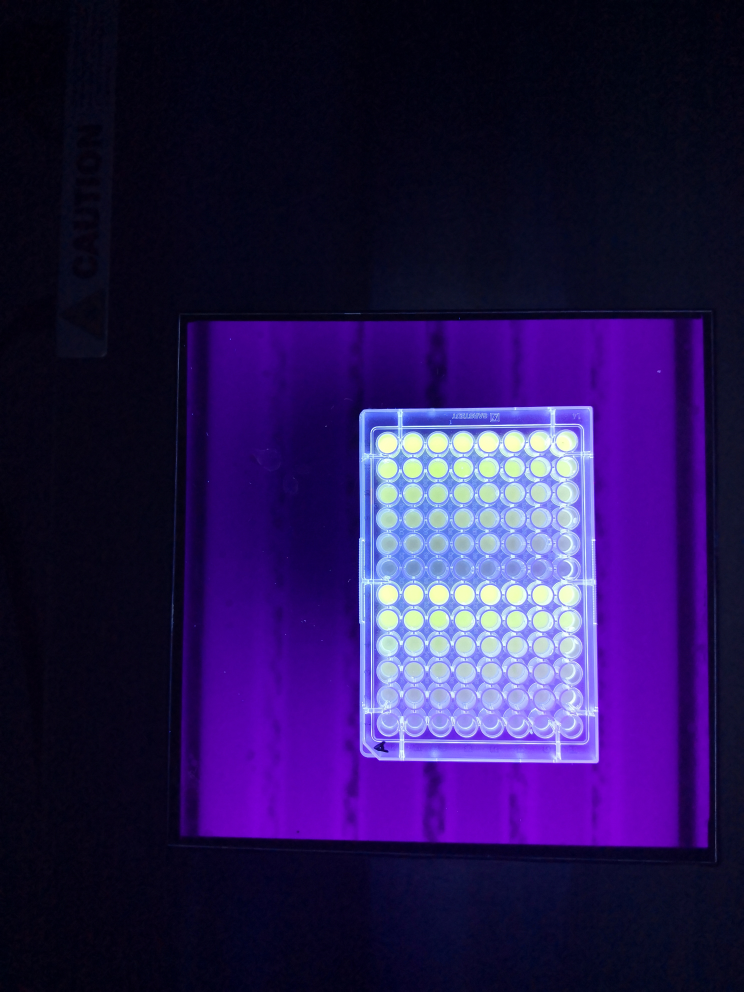
#> input picture data/raw/EXPERIMENTS/1a.jpg, 2976 x 3968 px (shown at 1/4 size); its folder holds only this picture in this run
$ python -i rotate_and_crop.py   (imports and definitions only)   (Python 2 division)
#> lines starting #> are read from the running program, lines starting #| are printed output that depends on the picture; after the words box and inside, x2 and y2 are one past the last pixel; in counts of white or black regions, pixels touching at a corner belong together
#> further down, picture is the input picture: shape (3968, 2976, 3); mean B, G, R 78.9, 23, 39.3
"""Script to automatically rotate, straighten and crop a set of JPG files in a folder."""

__author__ = "Martin Evans"
__version__ = "1.0.1"

import os
import math
import glob

import numpy as np
import cv2

THRESHOLD = 250

def sub_image(image, center, theta, width, height):
	"""Extract a rectangle from the source image.

	image - source image
	center - (x,y) tuple for the centre point.
	theta - angle of rectangle.
	width, height - rectangle dimensions.
	"""

	if 45 < theta <= 90:
		theta = theta - 90
		width, height = height, width

	theta *= math.pi / 180 # convert to rad
	v_x = (math.cos(theta), math.sin(theta))
	v_y = (-math.sin(theta), math.cos(theta))
	s_x = center[0] - v_x[0] * (width / 2) - v_y[0] * (height / 2)
	s_y = center[1] - v_x[1] * (width / 2) - v_y[1] * (height / 2)
	mapping = np.array([[v_x[0],v_y[0], s_x], [v_x[1],v_y[1], s_y]])

	return cv2.warpAffine(image, mapping, (width, height), flags=cv2.WARP_INVERSE_MAP, borderMode=cv2.BORDER_REPLICATE)


def auto_crop(image_source):
	"""Return a rotated and cropped version of the source image"""

	# First slightly crop edge - some images had a rogue 2 pixel black edge on one side
	init_crop = 10
	h, w = image_source.shape[:2]
#> h = 3968; w = 2976
	image_source = image_source[init_crop:init_crop+(h-init_crop*2), init_crop:init_crop+(w-init_crop*2)]
	# Add back a white border

	image_source = cv2.copyMakeBorder(image_source, 5,5,5,5, cv2.BORDER_CONSTANT, value=(255,255,255))
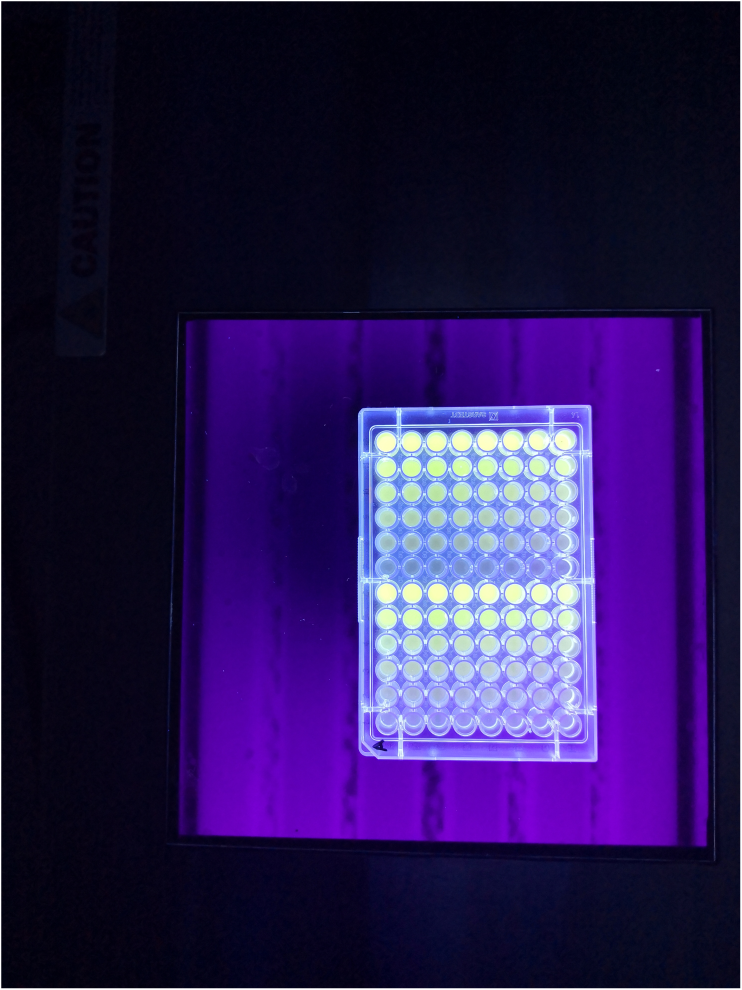
#> image_source: shape (3958, 2966, 3) (shown at 1/4 size); mean of channels 0, 1, 2 80.6, 24.6, 41; drawn as B, G, R

	image_gray = cv2.cvtColor(image_source, cv2.COLOR_BGR2GRAY)
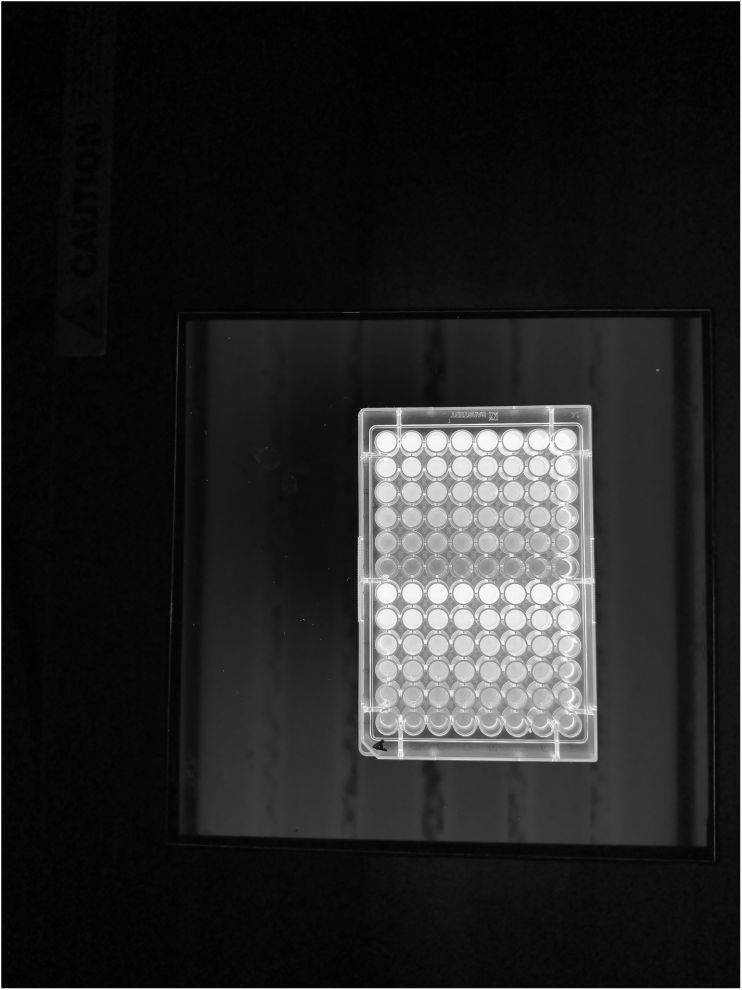
#> image_gray: shape (3958, 2966) (shown at 1/4 size); min 1, max 255, mean 35.8
	_, image_thresh = cv2.threshold(image_gray, THRESHOLD, 255, cv2.THRESH_BINARY)
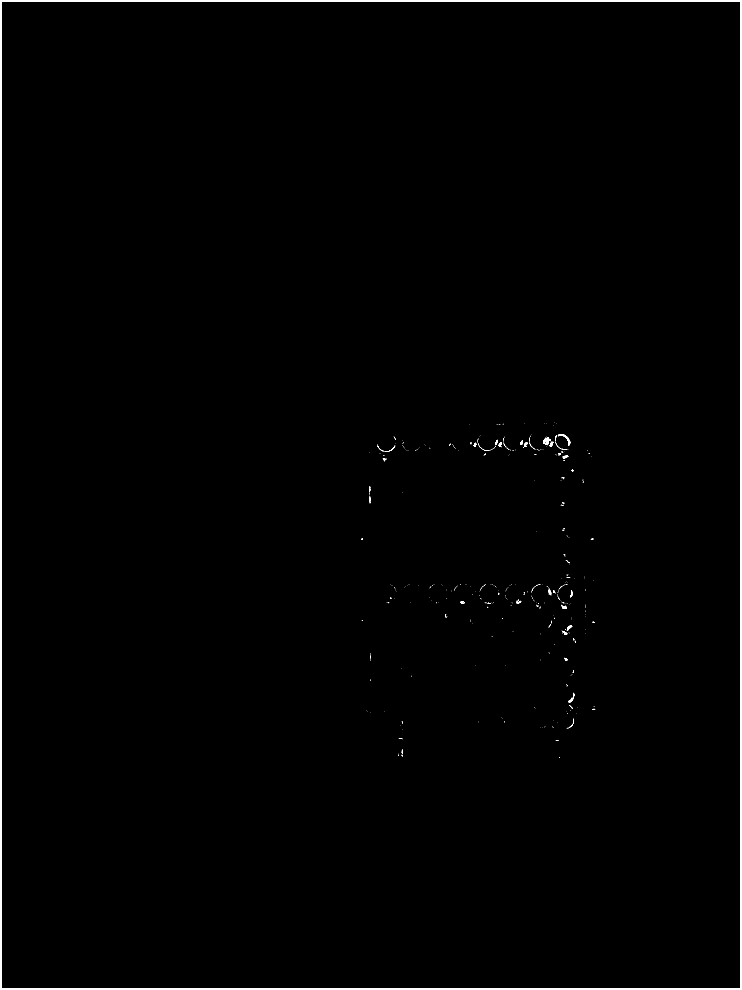
#> image_thresh: shape (3958, 2966) (shown at 1/4 size); 0.63% white; 575 white regions (531 under 20 px), largest, box (x1, y1, x2, y2) and area: (0, 0, 2966, 3958) 69140, (2173, 1748, 2196, 1779) 424, (2233, 1737, 2281, 1782) 420

	image_thresh2 = image_thresh.copy()
	image_thresh2 = cv2.Canny(image_thresh2, 100, 100, apertureSize=3)
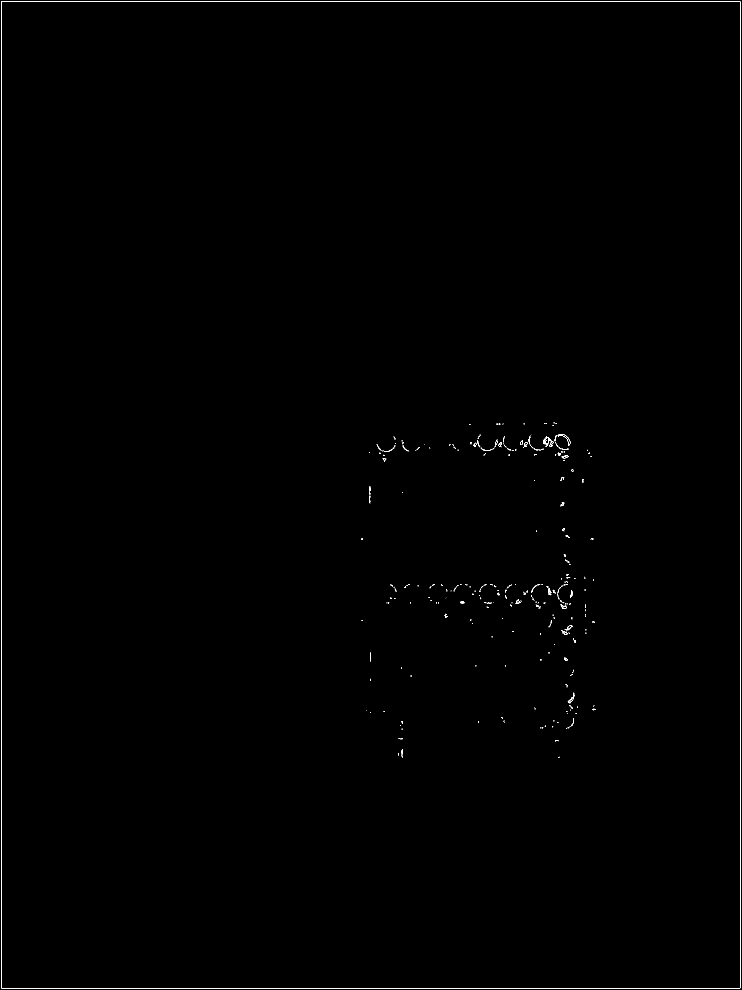
#> image_thresh2: shape (3958, 2966) (shown at 1/4 size); 0.16% white in thin lines or dots

	points = cv2.findNonZero(image_thresh2)
#> points = contour of 19204 points, box (x1, y1, x2, y2) (4, 4, 2961, 3953), area 3948
	centre, dimensions, theta = cv2.minAreaRect(points)
#> centre = (1482, 1978); dimensions = (3948, 2956); theta = -90
	rect = cv2.minAreaRect(points)
#> rect = ((1482, 1978), (3948, 2956), -90)

	width = int(dimensions[0])
#> width = 3948
	height = int(dimensions[1])
#> height = 2956

	box = cv2.boxPoints(rect)
#> box = [[2960, 3952], [4, 3952], [4, 4], [2960, 4]]
	box = np.int0(box)

	M = cv2.moments(box)
#> M = moments, m00 11670288, centre m10/m00, m01/m00 = (1482, 1978)
	cx = int(M['m10']/M['m00'])
#> cx = 1482
	cy = int(M['m01']/M['m00'])
#> cy = 1978

	image_patch = sub_image(image_source, (cx, cy), theta+90, height, width)
#> in sub_image, `s_x = center[0] - v_x[0] * (width / 2) - v_y[0] * (height / 2)`: s_x = 4
#> in sub_image, `mapping = np.array([[v_x[0],v_y[0], s_x], [v_x[1],v_y[1], s_y]])`: mapping = [[1, 0, 4], [0, 1, 4]]

	# add back a small white border
	image_patch = cv2.copyMakeBorder(image_patch, 1,1,1,1, cv2.BORDER_CONSTANT, value=(255,255,255))

	# Convert image to binary, edge is black. Do edge detection and convert edges to a list of points.
	# Then calculate a minimum set of points that can enclose the points.

	_, image_thresh = cv2.threshold(image_patch, THRESHOLD, 255, 1)
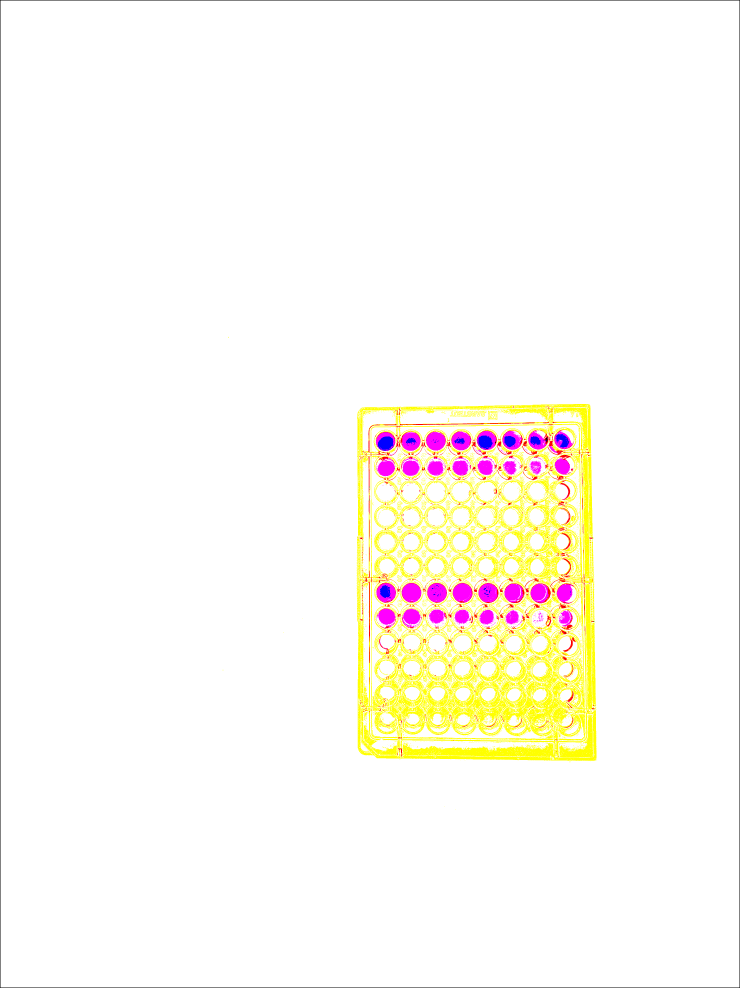
#> image_thresh: shape (3950, 2958, 3) (shown at 1/4 size); mean of channels 0, 1, 2 243.8, 251.4, 254.3; drawn as B, G, R
	image_thresh = cv2.Canny(image_thresh, 100, 100, 3)
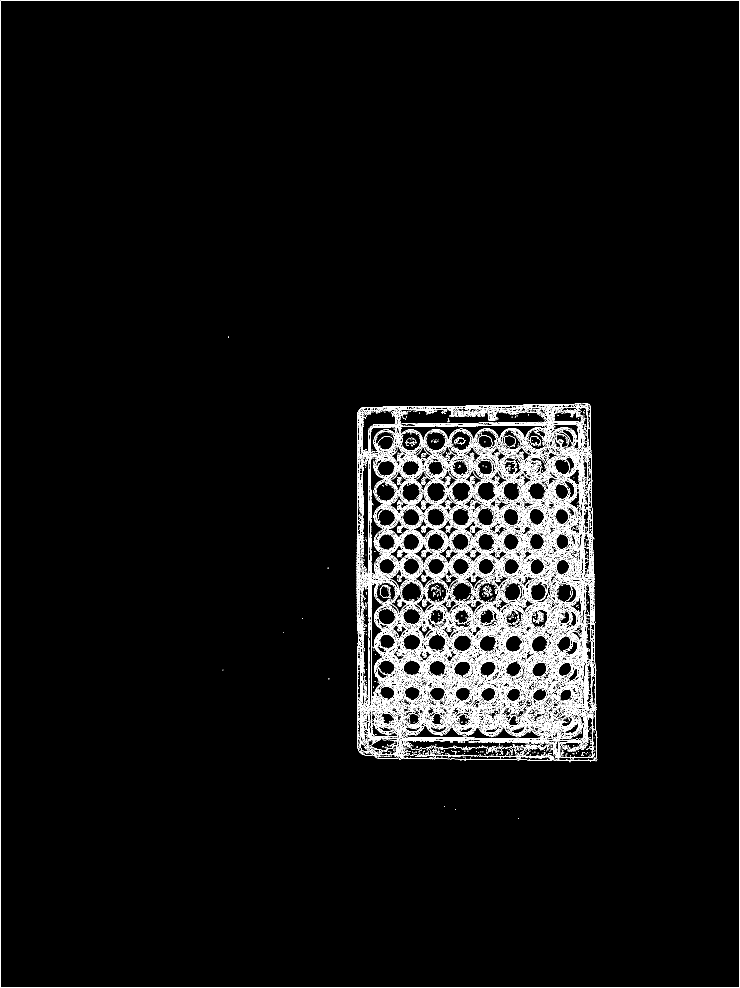
#> image_thresh: shape (3950, 2958) (shown at 1/4 size); 2.2% white in thin lines or dots
	points = cv2.findNonZero(image_thresh)
#> points = contour of 257435 points, box (x1, y1, x2, y2) (1, 1, 2957, 3949), area 3946
	hull = cv2.convexHull(points)
#> hull = [[2956, 3948], [2, 3948], [1, 3947], [1, 3], [3, 1], [2955, 1], [2956, 2]]

	# Find min epsilon resulting in exactly 4 points, typically between 7 and 21
	# This is the smallest set of 4 points to enclose the image.
	for epsilon in range(3, 50):
		hull_simple = cv2.approxPolyDP(hull, epsilon, 1)

		if len(hull_simple) == 4:
			break
#> this loop made 1 pass
#> hull_simple on pass 1: [[2956, 3948], [1, 3947], [3, 1], [2956, 2]]

	hull = hull_simple
#> hull = [[2956, 3948], [1, 3947], [3, 1], [2956, 2]]

	# Find closest fitting image size and warp/crop to fit, i.e. reduce scaling to a minimum.

	x,y,w,h = cv2.boundingRect(hull)
#> x = 1; y = 1; w = 2956; h = 3948
	target_corners = np.array([[0,0],[w,0],[w,h],[0,h]], np.float32)
#> target_corners = [[0, 0], [2956, 0], [2956, 3948], [0, 3948]]

	# Sort hull into tl,tr,br,bl order.
	# n.b. hull is already sorted in clockwise order, we just need to know where top left is.

	source_corners = hull.reshape(-1,2).astype('float32')
#> source_corners = [[2956, 3948], [1, 3947], [3, 1], [2956, 2]]
	min_dist = 100000
	index = 0

	for n in xrange(len(source_corners)):
		x,y = source_corners[n]
		dist = math.hypot(x,y)

		if dist < min_dist:
			index = n
			min_dist = dist
#> this loop made 4 passes
#> (x, y, dist, min_dist) on passes 1 to 3: (2956, 3948, 4932, 4932), (1, 3947, 3947, 3947), (3, 1, 3.16, 3.16)
#> (x, y, dist) on pass 4: (2956, 2, 2956)
#> after the loop, index = 2; min_dist = 3.16

	# Rotate the array so tl is first
	source_corners = np.roll(source_corners , -(2*index))
#> source_corners = [[3, 1], [2956, 2], [2956, 3948], [1, 3947]]

	try:
		transform = cv2.getPerspectiveTransform(source_corners, target_corners)
#> transform = [[1, 0.000507, -3], [-0.000339, 1, -1], [-1.16e-10, 1.72e-07, 1]]
		return cv2.warpPerspective(image_patch, transform, (w,h))

	except:
		print("Warp failure")
		return image_patch


# Search the source folder for scanned JPG files, auto crop and save each to the target folder

source_folder = r'f:\source'
target_folder = r'f:\target'

# [9 lines not run here, left out]

>>> import cv2
>>> picture = cv2.imread('../../../data/raw/EXPERIMENTS/1a.jpg')
>>> result = auto_crop(picture)

$ run again, on data/raw/EXPERIMENTS/a2_a.jpg
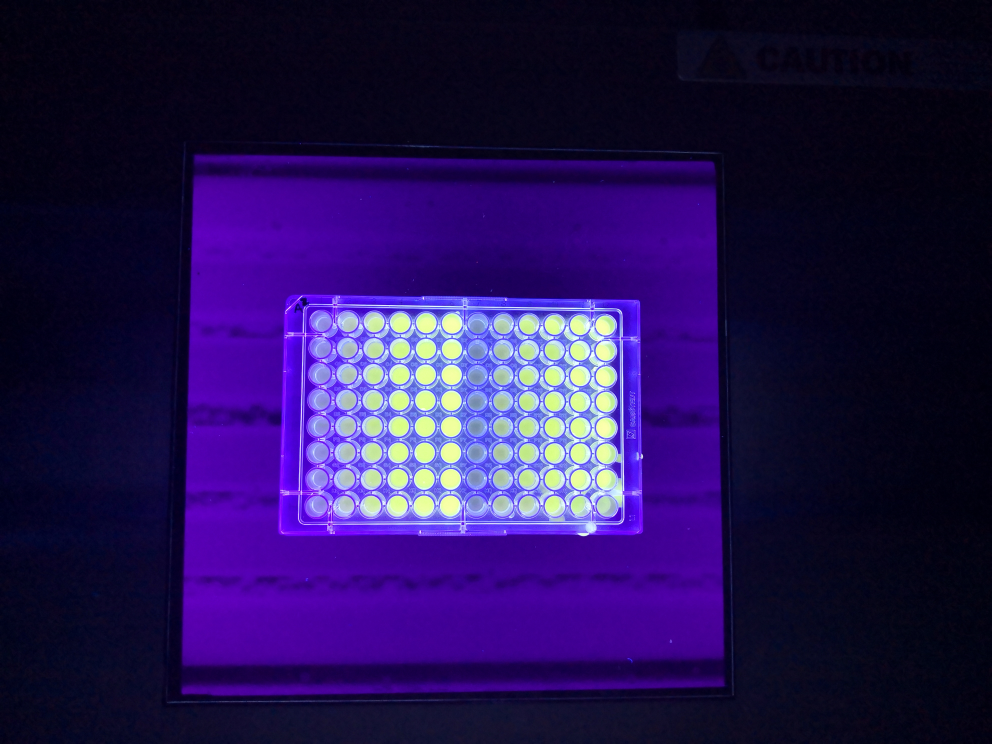
#> input picture data/raw/EXPERIMENTS/a2_a.jpg, 3968 x 2976 px (shown at 1/4 size)
#> picture is the input picture: shape (2976, 3968, 3); mean B, G, R 81.2, 18.8, 37.1
#> in auto_crop, `image_thresh2 = cv2.Canny(image_thresh2, 100, 100, apertureSize=3)`:
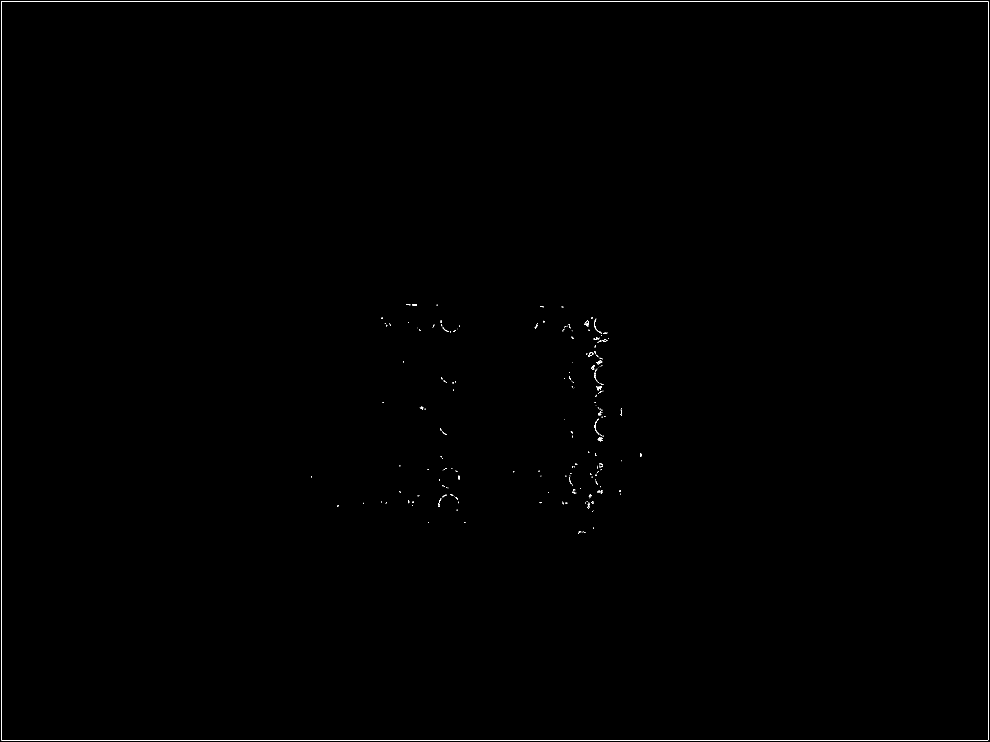
#> image_thresh2: shape (2966, 3958) (shown at 1/4 size); 0.15% white in thin lines or dots
#> in auto_crop, `points = cv2.findNonZero(image_thresh2)`: points = contour of 17074 points, box (x1, y1, x2, y2) (4, 4, 3953, 2961), area 2956
#> centre = (1978, 1482); dimensions = (2956, 3948); theta = -90
#> rect = ((1978, 1482), (2956, 3948), -90)
#> width = 2956
#> height = 3948
#> box = [[3952, 2960], [4, 2960], [4, 4], [3952, 4]]
#> M = moments, m00 11670288, centre m10/m00, m01/m00 = (1978, 1482)
#> cx = 1978
#> cy = 1482
#> s_x = 4
#> mapping = [[1, 0, 4], [0, 1, 4]]
#> in auto_crop, `image_thresh = cv2.Canny(image_thresh, 100, 100, 3)`:
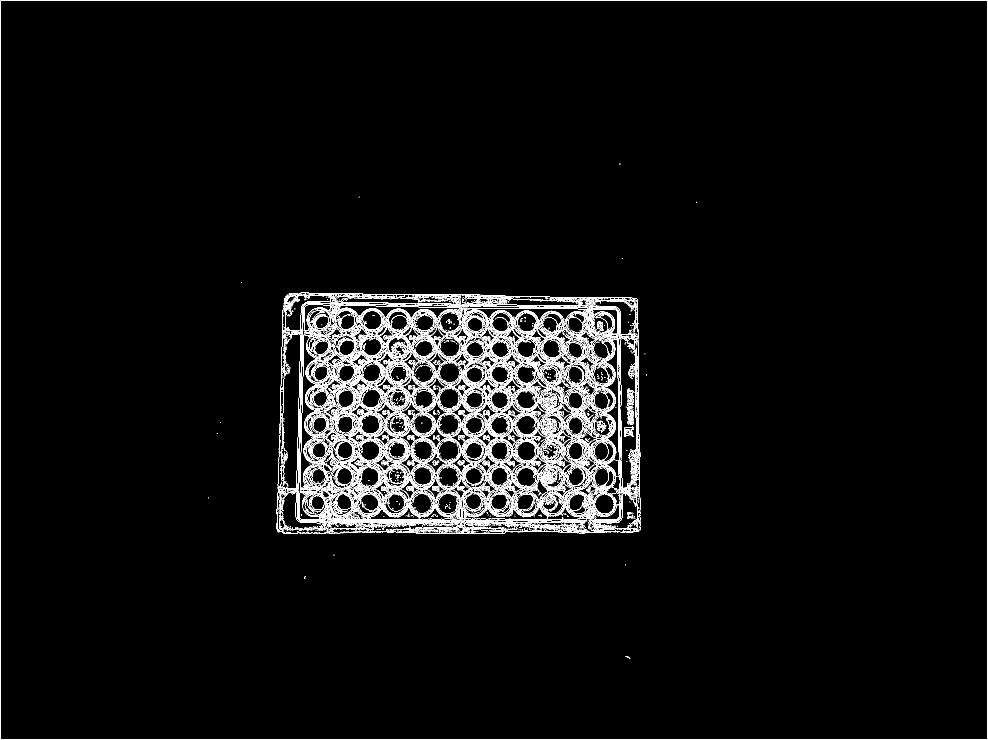
#> image_thresh: shape (2958, 3950) (shown at 1/4 size); 2% white in thin lines or dots
#> in auto_crop, `points = cv2.findNonZero(image_thresh)`: points = contour of 228556 points, box (x1, y1, x2, y2) (1, 1, 3949, 2957), area 2954
#> in auto_crop, `hull = cv2.convexHull(points)`: hull = [[3948, 2956], [2, 2956], [1, 2955], [1, 3], [3, 1], [3947, 1], [3948, 2]]
#> the loop in auto_crop, `for epsilon in range(3, 50):` made 1 pass
#> hull_simple on pass 1: [[3948, 2956], [2, 2956], [1, 3], [3947, 1]]
#> in auto_crop, `hull = hull_simple`: hull = [[3948, 2956], [2, 2956], [1, 3], [3947, 1]]
#> in auto_crop, `x,y,w,h = cv2.boundingRect(hull)`: x = 1; w = 3948; h = 2956
#> target_corners = [[0, 0], [3948, 0], [3948, 2956], [0, 2956]]
#> in auto_crop, `source_corners = hull.reshape(-1,2).astype('float32')`: source_corners = [[3948, 2956], [2, 2956], [1, 3], [3947, 1]]
#> the loop in auto_crop, `for n in xrange(len(source_corners)):` made 4 passes
#> (x, y, dist, min_dist) on passes 1 to 3: (3948, 2956, 4932, 4932), (2, 2956, 2956, 2956), (1, 3, 3.16, 3.16)
#> after the loop in auto_crop, `for n in xrange(len(source_corners)):`: index = 2; min_dist = 3.16
#> in auto_crop, `source_corners = np.roll(source_corners , -(2*index))`: source_corners = [[1, 3], [3947, 1], [3948, 2956], [2, 2956]]
#> transform = [[1, -0.000339, -1], [0.000507, 1, -3], [1.72e-07, -1.16e-10, 1]]
